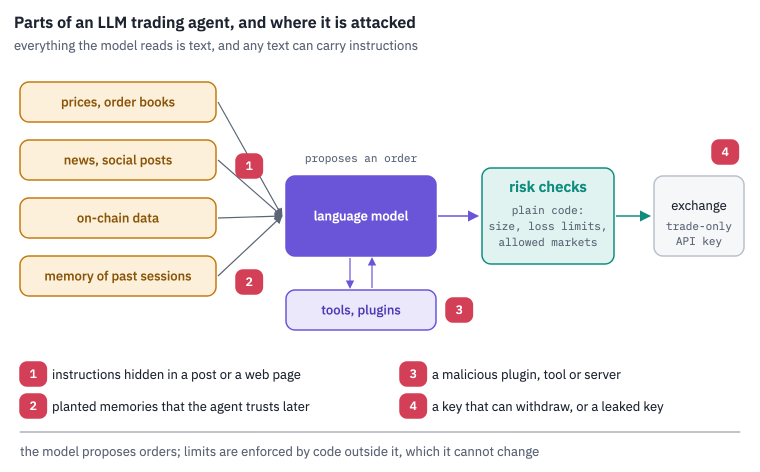
#> input picture assets/posts/ai-crypto-trading/agent-light.png, 1520 x 944 px (shown at 1/2 size); its folder holds only this picture in this run
$ python cover-art.py ../assets/posts/ai-crypto-trading/agent-light.png
#> lines starting #> are read from the running program, lines starting #| are printed output that depends on the picture
"""Make, next to every post's cover.png:

- cover-art.png, the plate that the post's header shows beside its title: the cover's picture without the cover's own
  title, centred on a 5:4 plate with the cover's background; the page draws the dot grid behind it, so the box can
  grow with a long title while the picture is never cropped;
- cover-light.png and cover-art-light.png, the same two pictures on a light ground for the light theme.

The covers are drawn from a few flat colours, a dark background, neutral greys and the site's red, so the light
version is exact rather than an inversion: every pixel is split into its share of grey and its share of red over the
background, and rebuilt from paper, ink and red with the same shares, which keeps anti-aliased edges clean.

    uv run --with pillow --with numpy python bin/cover-art.py                 # every cover under assets/posts/
    uv run --with pillow --with numpy python bin/cover-art.py assets/posts/<slug>/cover.png
"""

import sys
from pathlib import Path

import numpy as np
from PIL import Image

ROOT = Path(__file__).resolve().parents[1]
WIDTH, HEIGHT, PAD = 1200, 960, 0.11
PAPER = np.array([246, 243, 236], float)  # a plate on the paper page
INK = np.array([29, 36, 48], float)  # the course's ink
RED_LIGHT = np.array([214, 48, 48], float)  # the site's red, a touch deeper on a light ground
RED_DARK = np.array([255, 59, 59], float)  # the covers' red


def background(cover):
    return cover.getpixel((cover.width - 4, cover.height - 4))


def plate(path):
    cover = Image.open(path).convert("RGB")
    bg = background(cover)
#> bg = (0, 0, 0)
    if max(bg) > 60:  # not one of the site's dark covers: leave it to the fallback
        return None
    panel = cover.crop((cover.width // 2, 0, cover.width, cover.height))
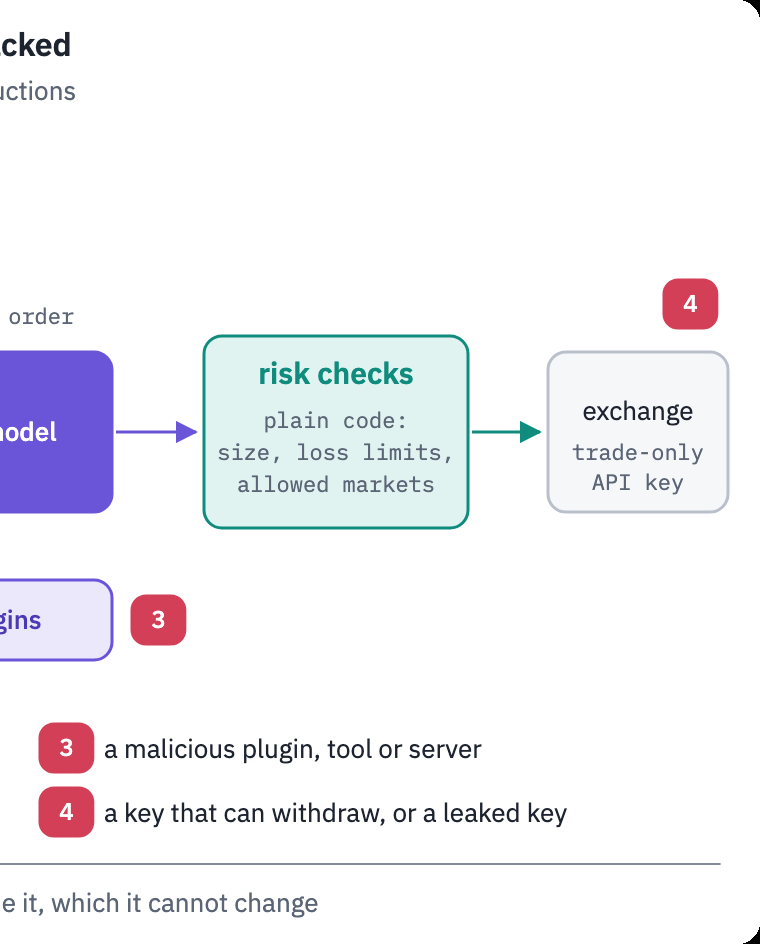
#> panel: PIL image 760x944 RGB; mean R, G, B 242.7, 242.1, 246.3
    marks = panel.convert("L").point(lambda v: 255 if v > 70 else 0)
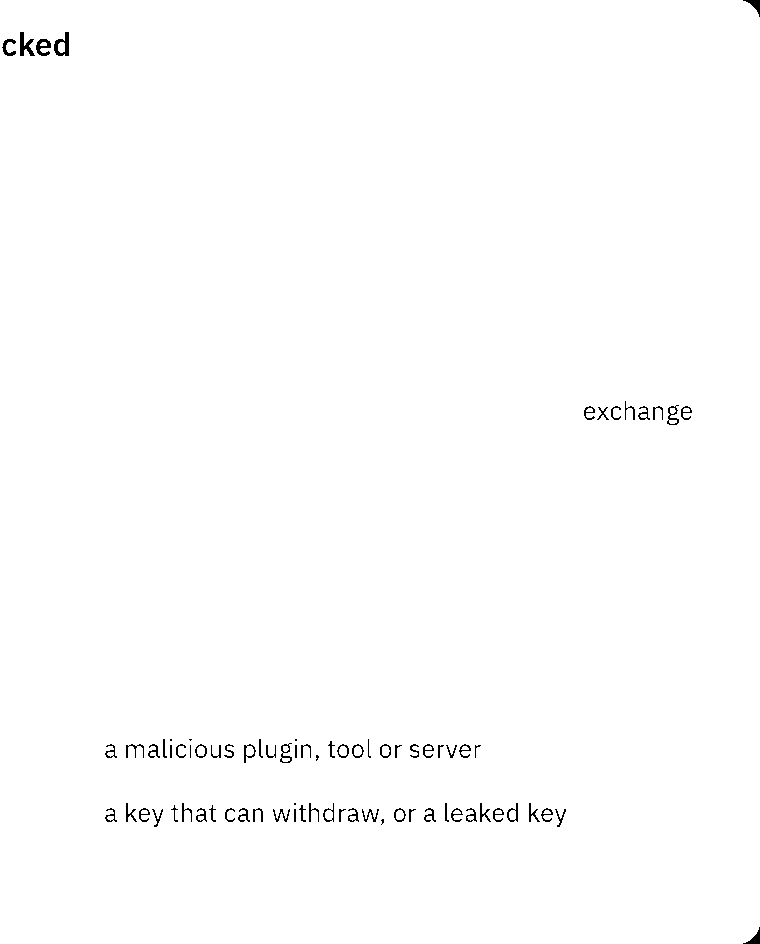
#> marks: PIL image 760x944 L; 99.4% white; black in thin lines or dots
    box = marks.getbbox()
#> box = (0, 0, 760, 944)
    if not box:
        return None
    motif = panel.crop(box)
    out = Image.new("RGB", (WIDTH, HEIGHT), bg)
#> out: PIL image 1200x960 RGB; every value is 0
    scale = min(WIDTH * (1 - 2 * PAD) / motif.width, HEIGHT * (1 - 2 * PAD) / motif.height, 1.6)
#> scale = 0.793
    motif = motif.resize((round(motif.width * scale), round(motif.height * scale)), Image.LANCZOS)
    out.paste(motif, ((WIDTH - motif.width) // 2, (HEIGHT - motif.height) // 2))
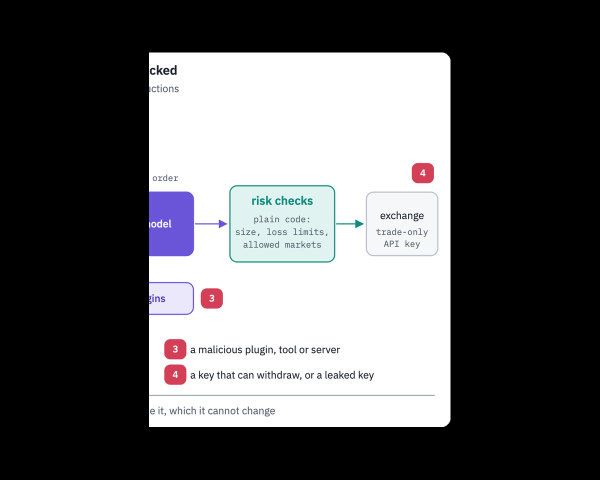
#> out: PIL image 1200x960 RGB (shown at 1/2 size); mean R, G, B 95.1, 94.9, 96.5
    return out


def lighten(image):
    img = np.asarray(image.convert("RGB")).astype(float)
    bg = img[-3, -3]
#> bg = [0, 0, 0]
    red = np.clip((img[..., 0] - img[..., 1]) / (RED_DARK[0] - RED_DARK[1]), 0, 1)  # share of red
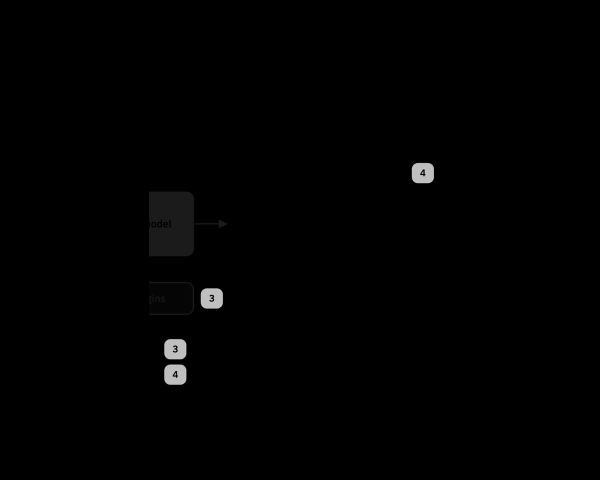
#> red: shape (960, 1200) float64 (shown at 1/2 size); min 0, max 0.842, mean 0.00539
    grey = img.mean(axis=2) - red * (RED_DARK.mean() - bg.mean())
    light = np.clip((grey - bg.mean()) / (235 - bg.mean()), 0, 1)  # share of light grey over the background
    out = PAPER + light[..., None] * (INK - PAPER)
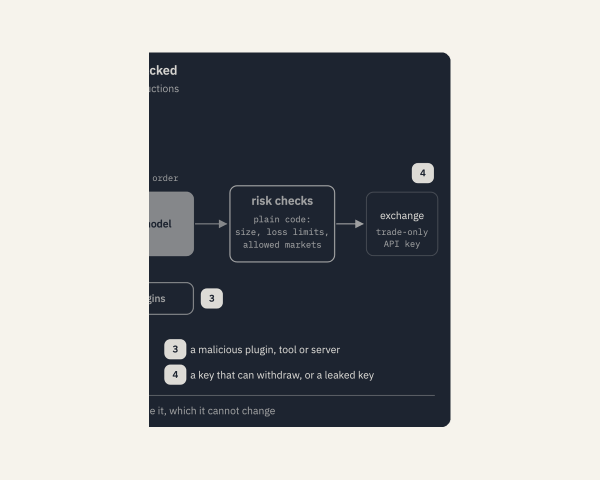
#> out: shape (960, 1200, 3) float64 (shown at 1/2 size); mean of channels 0, 1, 2 164.5, 165.2, 165.4; drawn as R, G, B
    out = out * (1 - red[..., None]) + red[..., None] * RED_LIGHT
    return Image.fromarray(np.clip(out, 0, 255).astype(np.uint8))


def main():
    covers = [Path(p) for p in sys.argv[1:]] or sorted((ROOT / "assets/posts").glob("**/cover.png"))
    for cover in covers:
        art = plate(cover)
        if art is None:
            print("skipped", cover)
            continue
        art.save(cover.with_name("cover-art.png"), optimize=True)
        lighten(art).save(cover.with_name("cover-art-light.png"), optimize=True)
        lighten(Image.open(cover)).save(cover.with_name("cover-light.png"), optimize=True)
#> in lighten (call 2), `red = np.clip((img[..., 0] - img[..., 1]) / (RED_DARK[0] - RED_DARK[1]..`:
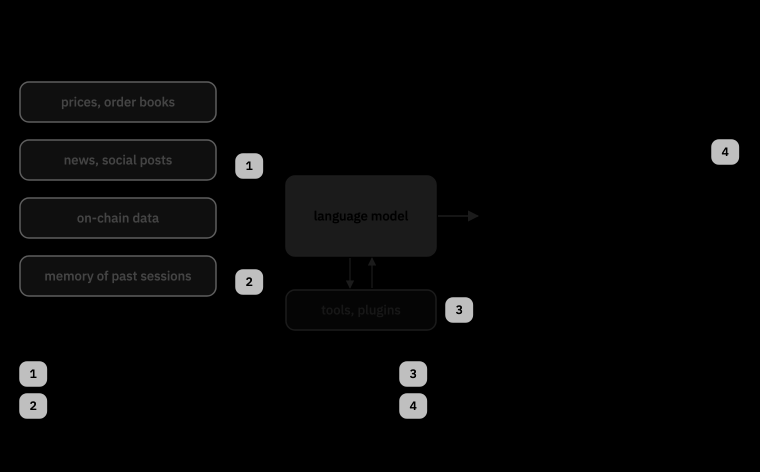
#> red: shape (944, 1520) float64 (shown at 1/2 size); min 0, max 0.755, mean 0.0235
#> in lighten (call 2), `out = out * (1 - red[..., None]) + red[..., None] * RED_LIGHT`:
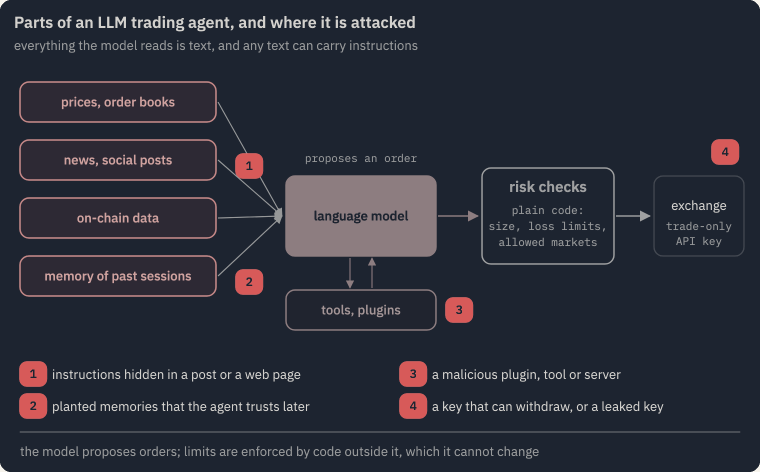
#> out: shape (944, 1520, 3) float64 (shown at 1/2 size); mean of channels 0, 1, 2 43.4, 45.9, 56.7; drawn as R, G, B
        print("made", cover.with_name("cover-art.png").relative_to(ROOT) if cover.is_absolute() else cover.with_name("cover-art.png"))


if __name__ == "__main__":
    main()
